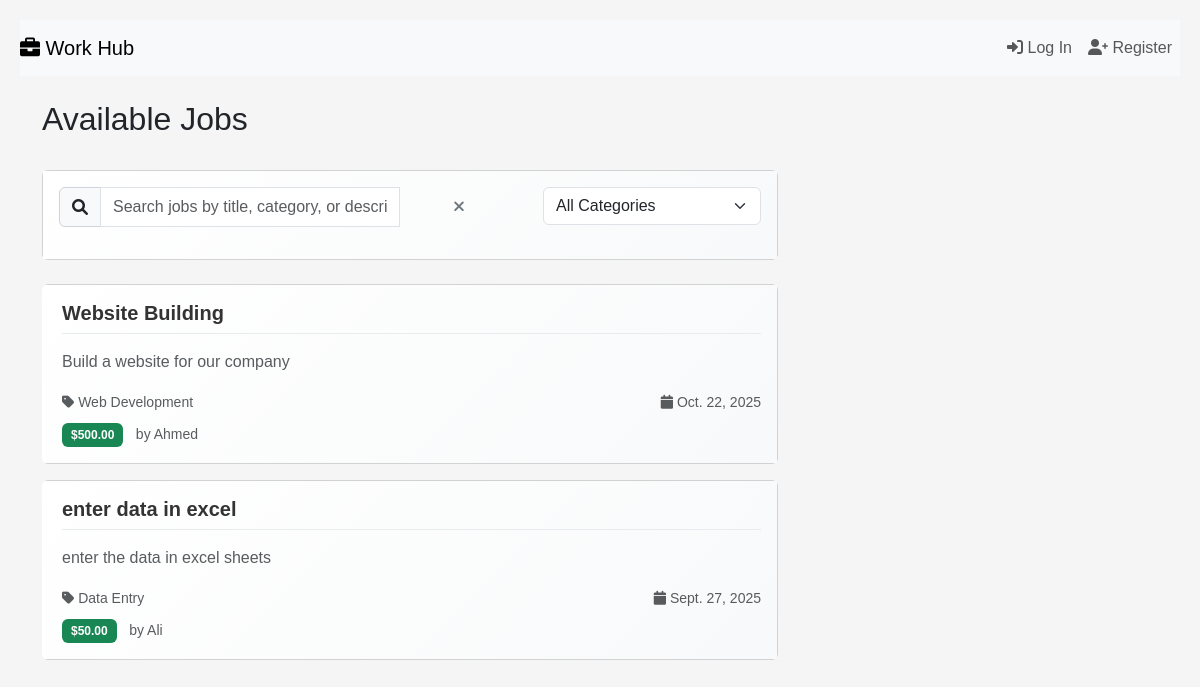
The page /jobs/ on the database as committed earlier.
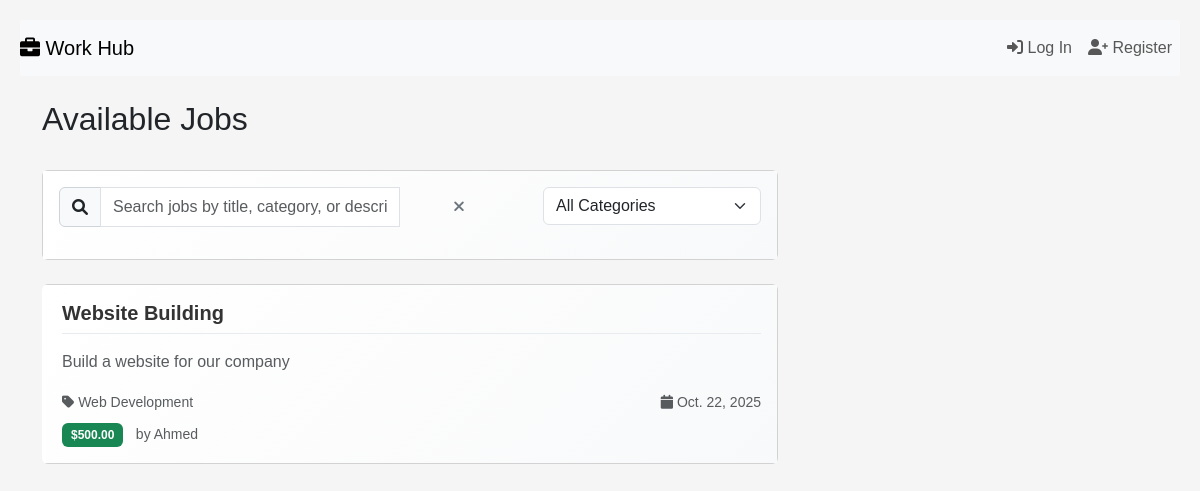
The same page on the database as committed later.
### jobs/models.py (models this page shows, shortened)
class Job(models.Model):
    CATEGORY_CHOICES = [
        ('web_dev', 'Web Development'),
        ('mobile_dev', 'Mobile Development'),
        ('design', 'Design'),
        ('writing', 'Writing'),
        ('marketing', 'Marketing'),
        ('data_entry', 'Data Entry'),
        ('other', 'Other'),
    ]
    STATUS_CHOICES = [
        ('open', 'Open'),
        ('in_progress', 'In Progress'),
        ('under_review', 'Under Review'),
        ('completed', 'Completed'),
        ('cancelled', 'Cancelled'),
    ]
    title = models.CharField(max_length=200)
    description = models.TextField()
    category = models.CharField(max_length=20, choices=CATEGORY_CHOICES)
    budget = models.DecimalField(max_digits=10, decimal_places=2)
    deadline = models.DateField()
    status = models.CharField(max_length=20, choices=STATUS_CHOICES, default='open')
    client = models.ForeignKey(User, on_delete=models.CASCADE, related_name='posted_jobs')
    freelancer = models.ForeignKey(User, on_delete=models.SET_NULL, null=True, blank=True, related_name='assigned_jobs')
    created_at = models.DateTimeField(auto_now_add=True)
    updated_at = models.DateTimeField(auto_now=True)
    class Meta:
        ordering = ['-created_at']

### jobs/views.py (the view)
# urls.py: path('jobs/', views.job_list, name='job_list'),
def job_list(request):
    jobs = Job.objects.filter(status='open')
    return render(request, 'jobs/job_list.html', {'jobs': jobs})

### jobs/templates/jobs/job_list.html (shortened to what this page needs)
{% extends "jobs/layout2.html" %}
{% load static %}
{% block body %}
<div class="container mt-4">
    <div class="row">
        <div class="col-md-8">
            <div class="d-flex justify-content-between align-items-center mb-4">
                <h2>Available Jobs</h2>
            </div>
            <div class="card mb-4">
                <div class="card-body">
                    <div class="row">
                        <div class="col-md-8">
                            <div class="input-group">
                                <span class="input-group-text">
                                    <i class="fas fa-search"></i>
                                </span>
                                <input type="text"
                                       class="form-control"
                                       id="job-search"
                                       placeholder="Search jobs by title, category, or description...">
                                <button class="btn btn-outline-secondary"
                                        type="button"
                                        id="clear-search"
                                        title="Clear search">
                                    <i class="fas fa-times"></i>
                                </button>
                            </div>
                        </div>
                        <div class="col-md-4">
                            <select class="form-select" id="category-filter">
                                <option value="">All Categories</option>
                            </select>
                        </div>
                    </div>
                </div>
            </div>
            <div id="job-listings">
                {% for job in jobs %}
                    <div class="card mb-3 job-card"
                         data-job-id="{{ job.id }}"
                         data-title="{{ job.title|lower }}"
                         data-category="{{ job.category }}"
                         data-description="{{ job.description|lower|truncatewords:50 }}"
                         style="cursor: pointer;">
                        <div class="card-body">
                            <h5 class="card-title job-title">{{ job.title }}</h5>
                            <p class="card-text text-muted job-description">{{ job.description|truncatewords:20 }}</p>
                            <div class="row">
                                <div class="col-md-6">
                                    <small class="text-muted job-category">
                                        <i class="fas fa-tag"></i> {{ job.get_category_display }}
                                    </small>
                                </div>
                                <div class="col-md-6 text-end">
                                    <small class="text-muted">
                                        <i class="fas fa-calendar"></i> {{ job.deadline }}
                                    </small>
                                </div>
                            </div>
                            <div class="mt-2">
                                <span class="badge bg-success">${{ job.budget }}</span>
                                <small class="text-muted ms-2">by {{ job.client.username }}</small>
                            </div>
                        </div>
                    </div>
                {% empty %}
                    <div class="d-flex flex-column justify-content-center align-items-center text-center" style="min-height: 400px;">
                        <i class="fas fa-briefcase fa-3x text-muted mb-3"></i>
                        <h4 class="text-muted mb-2">No jobs available</h4>
                        <p class="text-muted mb-0">More jobs will be posted soon!</p>
                    </div>
                {% endfor %}
            </div>
        </div>
        <div class="col-md-4">
        </div>
    </div>
</div>
{% endblock %}

Rows that differ between the two databases and show on the page:
no longer on this page (row edited): Job: title "enter data in excel", description "enter the data in excel sheets", category "Data Entry", deadline "Sept. 27, 2025", budget "50.00", client.username "Ali"
